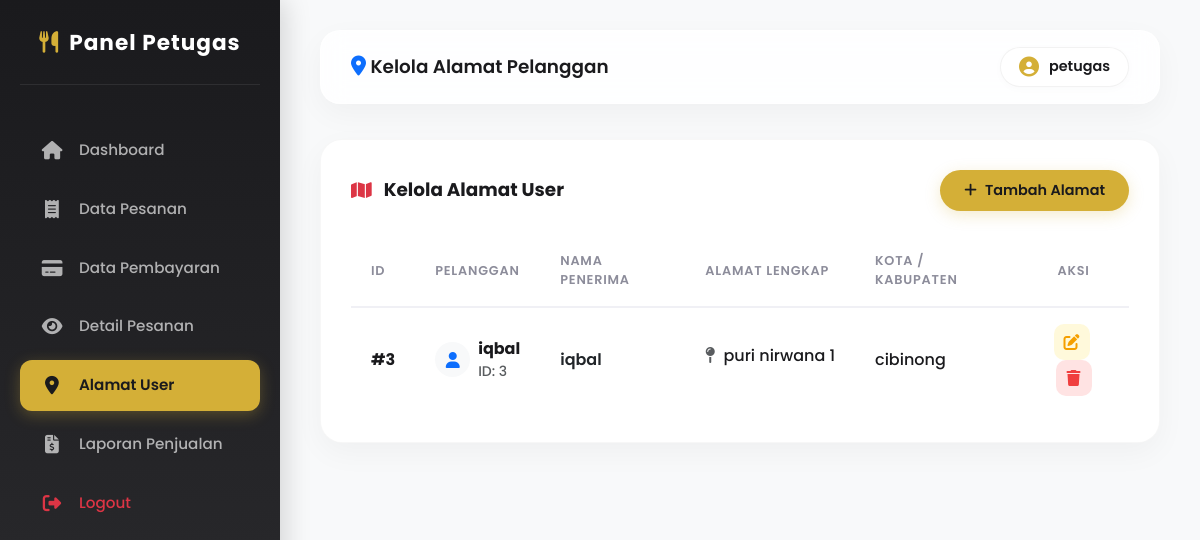
Screenshot of /petugas/alamat.php (signed in) with the database file from the repository.
### tables this page shows
CREATE TABLE `users` (
  `id` int(11) NOT NULL,
  `username` varchar(50) DEFAULT NULL,
  `password` varchar(255) NOT NULL,
  `role` enum('admin','petugas','pengunjung') DEFAULT NULL
);

CREATE TABLE `alamat` (
  `id` int(11) NOT NULL,
  `user_id` int(11) DEFAULT NULL,
  `nama_penerima` varchar(100) DEFAULT NULL,
  `alamat` text,
  `kota` varchar(50) DEFAULT NULL
);

### petugas/alamat.php (the view, shortened to what this page needs)
<?php
include '../koneksi.php';
$id_petugas = $_SESSION['id'];
$q_petugas = mysqli_query($conn, "SELECT username FROM users WHERE id='$id_petugas'");
$d_petugas = mysqli_fetch_assoc($q_petugas);
$nama_petugas = $d_petugas['username'];
$data = mysqli_query($conn,"
    SELECT a.*, u.username
    FROM alamat a
    JOIN users u ON a.user_id = u.id
    ORDER BY a.id ASC
");
?>
<!DOCTYPE html>
<html lang="id">
<head>
    <link href="https://cdn.jsdelivr.net/npm/bootstrap@5.3.0/dist/css/bootstrap.min.css" rel="stylesheet">
    <link href="https://cdnjs.cloudflare.com/ajax/libs/font-awesome/6.4.0/css/all.min.css" rel="stylesheet">
    <link href="../css/dashboard.css" rel="stylesheet">
</head>
<body>
    <?php include '../includes/sidebar_petugas.php'; ?>
    <div class="main-content">
        <?php
        $topbar_title = "Kelola Alamat Pelanggan";
        $user_name = $nama_petugas;
        $topbar_icon = '<i class="fa fa-map-marker-alt text-primary"></i>';
        include '../includes/topbar.php';
        ?>
        <div class="card-premium">
            <div class="d-flex justify-content-between align-items-center mb-4 flex-wrap gap-3">
                <h5 class="card-title-premium mb-0">
                    <i class="fa fa-map text-danger"></i> Kelola Alamat User
                </h5>
                <button class="btn-premium-primary" data-bs-toggle="modal" data-bs-target="#tambah">
                    <i class="fa fa-plus"></i> Tambah Alamat
                </button>
            </div>
            <div class="table-responsive">
                <table class="table-premium">
                    <thead>
                        <tr>
                            <th>ID</th>
                            <th>Pelanggan</th>
                            <th>Nama Penerima</th>
                            <th>Alamat Lengkap</th>
                            <th>Kota / Kabupaten</th>
                            <th class="text-center">Aksi</th>
                        </tr>
                    </thead>
                    <tbody>
                        <?php while($d = mysqli_fetch_array($data)){ ?>
                        <tr>
                            <td><strong>#<?= $d['id'] ?></strong></td>
                            <td>
                                <div class="d-flex align-items-center gap-2">
                                    <div class="bg-light p-2 rounded-circle text-primary d-flex align-items-center justify-content-center" style="width: 35px; height: 35px;">
                                        <i class="fa fa-user"></i>
                                    </div>
                                    <div>
                                        <div class="fw-bold"><?= htmlspecialchars($d['username']) ?></div>
                                        <div class="small text-muted">ID: <?= $d['user_id'] ?></div>
                                    </div>
                                </div>
                            </td>
                            <td><span class="text-dark fw-semibold"><?= htmlspecialchars($d['nama_penerima']) ?></span></td>
                            <td>
                                <span class="d-inline-block text-truncate" style="max-width: 250px;" title="<?= htmlspecialchars($d['alamat']) ?>">
                                    <i class="fa fa-map-pin me-1 text-muted"></i> <?= htmlspecialchars($d['alamat']) ?>
                                </span>
                            </td>
                            <td>
                                <span class="kota-badge"><?= htmlspecialchars($d['kota']) ?></span>
                            </td>
                            <td class="text-center">
                                <button class="btn-action-premium btn-edit-premium me-1" data-bs-toggle="modal" data-bs-target="#edit<?= $d['id'] ?>" title="Edit">
                                    <i class="fa fa-edit"></i>
                                </button>
                                <button type="button" class="btn-action-premium btn-delete-premium" onclick="konfirmasiHapus('?hapus=<?= $d['id'] ?>')" title="Hapus">
                                    <i class="fa fa-trash"></i>
                                </button>
                            </td>
                        </tr>
                        <?php } ?>
                    </tbody>
                </table>
            </div>
        </div>
    </div>
</body>
</html>

### includes/topbar.php (shortened to what this page needs)
<div class="topbar">
    <div class="topbar-title">
        <h5><?= isset($topbar_icon) ? $topbar_icon : '<i class="fa fa-chart-pie"></i>' ?> <?= htmlspecialchars($topbar_title) ?></h5>
    </div>
    <div class="topbar-profile">
        <div class="topbar-user">
            <i class="fa fa-user-circle"></i> <span><?= htmlspecialchars($user_name) ?></span>
        </div>
    </div>
</div>

### css/dashboard.css (style rules this page uses)
:root { --gold: #D4AF37; --gold-dark: #AA8C2C; --gold-light: rgba(212, 175, 55, 0.15); --dark: #1A1A1D; --dark-medium: #242428; --sidebar-bg: linear-gradient(180deg, #1A1A1D 0%, #2D2D30 100%); --bg-light: #F8F9FA; --card-shadow: 0 10px 30px rgba(0, 0, 0, 0.04); --hover-shadow: 0 15px 35px rgba(212, 175, 55, 0.12); --transition: all 0.3s cubic-bezier(0.25, 0.8, 0.25, 1); }
* { margin: 0; padding: 0; box-sizing: border-box; }
body { font-family: 'Poppins', sans-serif; background-color: var(--bg-light); color: var(--dark); min-height: 100vh; overflow-x: hidden; }
.main-content { margin-left: 280px; padding: 30px 40px; transition: var(--transition); min-height: 100vh; }
.topbar { background: rgba(255, 255, 255, 0.85); backdrop-filter: blur(12px); -webkit-backdrop-filter: blur(12px); padding: 16px 30px; border-radius: 20px; margin-bottom: 35px; display: flex; justify-content: space-between; align-items: center; box-shadow: var(--card-shadow); border: 1px solid rgba(255, 255, 255, 0.5); }
.topbar-title { display: flex; align-items: center; gap: 12px; }
.topbar-title h5 { margin: 0; font-weight: 600; color: var(--dark); font-size: 1.15rem; }
.topbar-title i { color: var(--gold); font-size: 1.25rem; }
.topbar-profile { display: flex; align-items: center; gap: 12px; }
.topbar-user { display: flex; align-items: center; gap: 10px; background: #ffffff; padding: 8px 18px; border-radius: 30px; border: 1px solid rgba(0, 0, 0, 0.05); box-shadow: 0 2px 8px rgba(0, 0, 0, 0.02); font-weight: 600; color: var(--dark); font-size: 0.9rem; }
.topbar-user i { font-size: 1.25rem; color: var(--gold); }
.card-premium { background: #ffffff; border-radius: 22px; border: 1px solid rgba(0, 0, 0, 0.03); padding: 30px; box-shadow: var(--card-shadow); transition: var(--transition); }
.card-title-premium { font-weight: 700; color: var(--dark); font-size: 1.15rem; margin-bottom: 25px; display: flex; align-items: center; gap: 12px; }
.card-title-premium i { color: var(--gold); }
.table-responsive { scrollbar-width: none; }
.table-premium { width: 100%; margin-bottom: 0; }
.table-premium th { border-bottom: 2px solid #f0f0f5; color: #8c8c9a; font-weight: 600; text-transform: uppercase; font-size: 0.8rem; letter-spacing: 0.8px; padding: 16px 20px; background-color: transparent; }
.table-premium td { vertical-align: middle; padding: 16px 20px; color: var(--dark); font-weight: 500; border-bottom: 1px solid #f2f2f7; background-color: transparent; transition: var(--transition); }
.table-premium tbody tr { transition: var(--transition); }
.table-premium tbody tr:last-child td { border-bottom: none; }
.btn-premium-primary { background: var(--gold); color: var(--dark) !important; border: none; border-radius: 30px; padding: 10px 24px; font-weight: 600; font-size: 0.9rem; display: inline-flex; align-items: center; gap: 8px; text-decoration: none; transition: var(--transition); box-shadow: 0 4px 15px rgba(212, 175, 55, 0.25); }
.btn-action-premium { width: 36px; height: 36px; border-radius: 10px; display: inline-flex; align-items: center; justify-content: center; border: none; transition: var(--transition); text-decoration: none; }
.btn-edit-premium { background-color: #fff9db; color: #f59f00 !important; }
.btn-delete-premium { background-color: #ffe3e3; color: #f03e3e !important; }

### rows the page displays
users: username "petugas"
alamat: id "3", user.username "iqbal", user "3", nama_penerima "iqbal", alamat "puri nirwana 1", kota "cibinong"

### other values shown
$topbar_title "Kelola Alamat Pelanggan"
